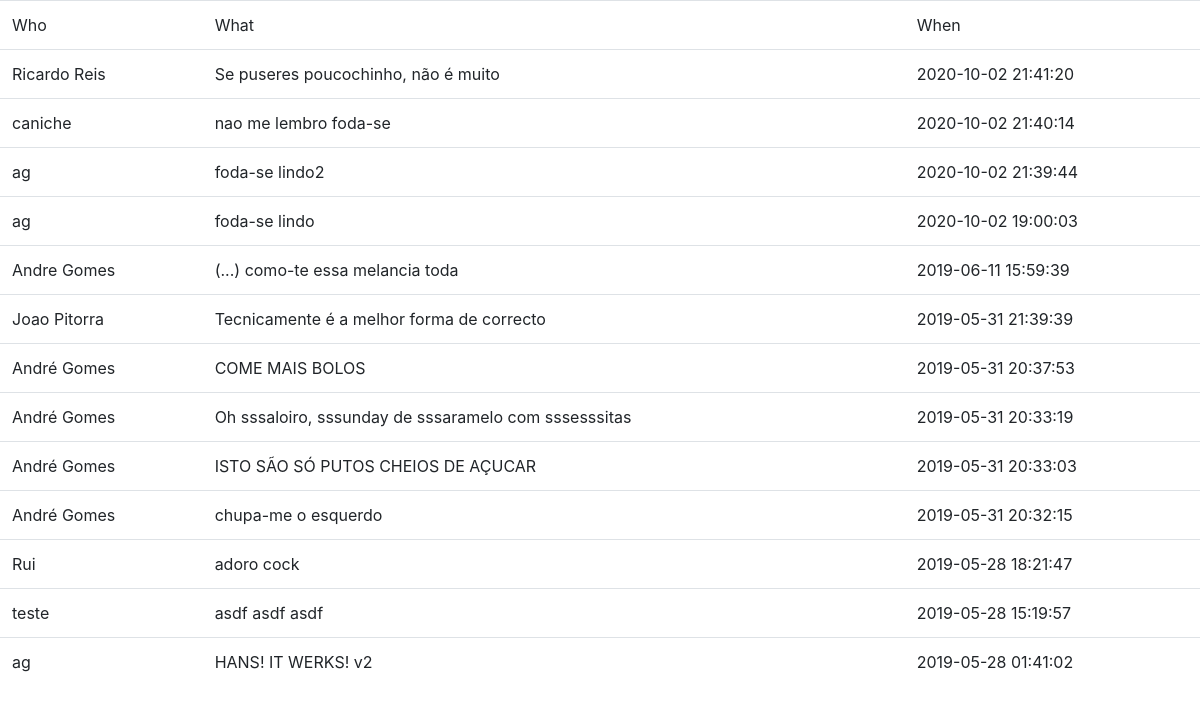
Page /logs on the committed database.
### tables this page shows
CREATE TABLE "quotes" (
	"id"	INTEGER PRIMARY KEY AUTOINCREMENT,
	"author"	TEXT NOT NULL,
	"when"	TEXT NOT NULL,
	"quote"	TEXT NOT NULL
);

### web/web.py (the view)
@app.route('/logs')
def listLogFiles():
    conn = sqlite3.connect('/common/bot.db')
    c = conn.cursor()
    data = []
    lines = c.execute("SELECT * FROM quotes ORDER BY id DESC ")
    for l in lines:
        data.append(l)
    conn.commit()
    conn.close()
    print(data)
    return render_template('quotes.html', quotes=data)

### web/web.py (called while the page is built)
def add_cors_headers(response):
    response.headers['Access-Control-Allow-Origin'] = '*'
    if request.method == 'OPTIONS':
        response.headers['Access-Control-Allow-Methods'] = 'DELETE, GET, POST, PUT'
        headers = request.headers.get('Access-Control-Request-Headers')
        if headers:
            response.headers['Access-Control-Allow-Headers'] = headers
    return response

### web/templates/quotes.html (shortened to what this page needs)
<!doctype html>
<html lang="en">
<head>
    <link rel="stylesheet" href="https://stackpath.bootstrapcdn.com/bootstrap/4.3.1/css/bootstrap.min.css"
>
</head>
<body>
<table class="table">
    <thead>
    <tr>
        <td>Who</td>
        <td>What</td>
        <td>When</td>
    </tr>
    </thead>
<tbody>
{% for quote in quotes%}
<tr>
    <td>{{quote[1]}}</td>
    <td>{{quote[3]}}</td>
    <td>{{quote[2]}}</td>
</tr>
{% endfor %}
</tbody>
</table>
</body>
</html>

### rows in the picture
quotes: author "Ricardo Reis", quote "Se puseres poucochinho, não é muito", when "2020-10-02 21:41:20"
quotes: author "caniche", quote "nao me lembro foda-se", when "2020-10-02 21:40:14"
quotes: author "ag", quote "foda-se lindo2", when "2020-10-02 21:39:44"
quotes: author "ag", quote "foda-se lindo", when "2020-10-02 19:00:03"
quotes: author "Andre Gomes", quote "(...) como-te essa melancia toda", when "2019-06-11 15:59:39"
quotes: author "Joao Pitorra", quote "Tecnicamente é a melhor forma de correcto", when "2019-05-31 21:39:39"
quotes: author "André Gomes", quote "COME MAIS BOLOS", when "2019-05-31 20:37:53"
quotes: author "André Gomes", quote "Oh sssaloiro, sssunday de sssaramelo com sssesssitas", when "2019-05-31 20:33:19"
quotes: author "André Gomes", quote "ISTO SÃO SÓ PUTOS CHEIOS DE AÇUCAR", when "2019-05-31 20:33:03"
quotes: author "André Gomes", quote "chupa-me o esquerdo", when "2019-05-31 20:32:15"
quotes: author "Rui", quote "adoro cock", when "2019-05-28 18:21:47"
quotes: author "teste", quote "asdf asdf asdf", when "2019-05-28 15:19:57"
quotes: author "ag", quote "HANS! IT WERKS! v2", when "2019-05-28 01:41:02"
